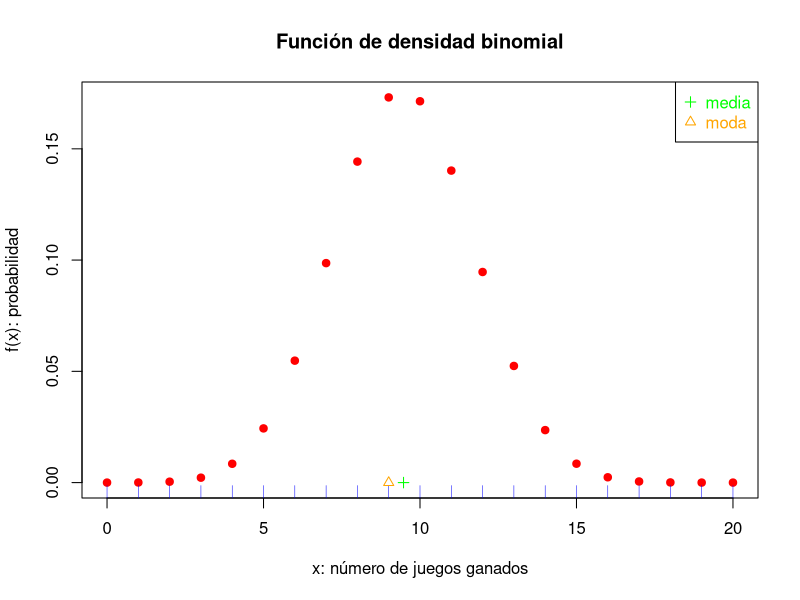
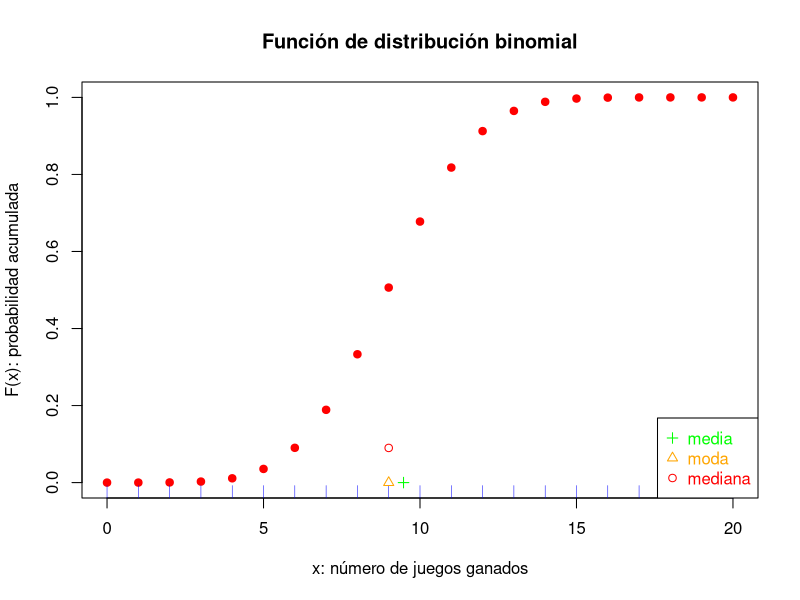

Write the R code that produced these figures, in order.
# Práctica: distribuciones de 
#           probabilidad discretas

# Contenido:
#:01 Distribución binomial 

#:01 Distribución binomial ----------
# X: número de éxitos en n ensayos 
#    de Bernoulli
# X = 0,1,...,n
# n >= 1, es el total de ensayos    
# p = P(E), de cada ensayo, 0 <= p <= 1.

# a) Ejemplo: apostar un peso a los 
#    números rojos en el juego de la
#    ruleta, n = 10 y p = 18/38 ~= 0.4737.

# Valores de los parámetros
n <- 20
p <- 18/38
x <- 0:n    # <- conjunto de valores posibles

# funcion de distribucion de probabilidad binomial (forma manual)
# choose es la combinatoria de n, r
f.x <- choose(n = n, k = x) * p^x * (1-p)^(n-x)
# Suma acumulada de las probabilidades
F.x <- cumsum(f.x)

# funcion de distribucion de probabilidad binomial (dbinom)
fx <- dbinom(x = x, size = n, prob = p)
# Suma acumulada de las probabilidades 
Fx <- pbinom(q = x, size = n, prob = p)

# Creamos la matriz
mat <- cbind(x, f.x, fx, F.x, Fx)

# Todos los valores los redondeamos a 4 decimales
mat <- round(mat, 4)

# Mostramos la matriz
mat

# Moda
moda <- which.max(fx) # <- Devuelve el indice de la moda
moda <- x[moda]       # <- Valor de la media x[moda]
moda

# Media
media <- n * p
media

x11()
main <- "Función de densidad binomial"
xlab <- "x: número de juegos ganados"
ylab <- "f(x): probabilidad"

# Mediana
mediana <- which(Fx >= 0.5)[1] # El minimo valor posible que sea mayor/igual a 0.5
mediana <- x[mediana]
mediana

# Graficas
plot(x, fx, xlab = xlab, ylab = ylab, main = main,
     type = "p", pch = 19, col = "red")

rug(x, col = "blue")

points(c(media, moda), c(0, 0), pch = c(3, 2),
       col = c("green", "orange"))

leyenda <- c("media", "moda")

legend(x = "topright", legend = leyenda,
       pch = c(3, 2), col = c("green", "orange"),
       text.col = c("green", "orange"))

x11()
main <- "Función de distribución binomial"
xlab <- "x: número de juegos ganados"
ylab <- "F(x): probabilidad acumulada"

plot(x, Fx, xlab = xlab, ylab = ylab, main = main,
     type = "p", pch = 19, col = "red")

rug(x, col = "blue")

points(c(media, moda, mediana), c(0, 0, 0.09), pch = c(3, 2, 1),
       col = c("green", "orange", "red"))

leyenda <- c("media", "moda", "mediana")

legend(x = "bottomright", legend = leyenda,
       pch = c(3, 2, 1), col = c("green", "orange", "red"),
       text.col = c("green", "orange", "red"))






